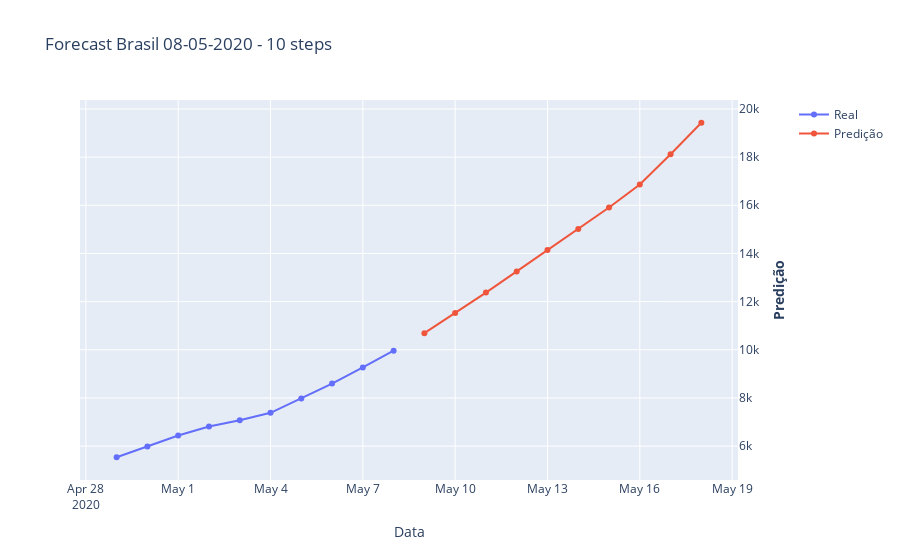

The notebook cell this image was saved under:
### Markdown cell above
Zoom nos últimos 10 dias e nos novos 10 dias, alem de melhor visualização dos intervalos de confiança.

Nota: O intervalo de confiança é de 95%

### Code cell
import plotly.graph_objects as go
from plotly.subplots import make_subplots
fig = make_subplots(specs=[[{"secondary_y": True}]])
fig.add_trace(
    go.Scatter(x=df_ultimos_10.index, y=df_ultimos_10['deaths'], name="Real"),
    secondary_y=True,
)
fig.add_trace(
    go.Scatter(x=pred.predicted_mean.index, y=pred.predicted_mean, name="Predição"),
    secondary_y=True,
)
fig.update_layout(
    title_text="Forecast Brasil 08-05-2020 - 10 steps ahead"
)
fig.update_xaxes(title_text="Data")
fig.update_yaxes(title_text="<b>Real</b>", secondary_y=False)
fig.update_yaxes(title_text="<b>Predição</b>", secondary_y=True)
fig.show()

### Figure 1 — Plotly figure (JSON) as saved in the notebook; plotly's stock layout.template omitted (floating-point values rounded to 4 significant figures)
{"data": [{"name": "Real", "type": "scatter", "x": ["2020-04-29T00:00:00", "2020-04-30T00:00:00", "2020-05-01T00:00:00", "2020-05-02T00:00:00", "2020-05-03T00:00:00", "2020-05-04T00:00:00", "2020-05-05T00:00:00", "2020-05-06T00:00:00", "2020-05-07T00:00:00", "2020-05-08T00:00:00"], "xaxis": "x", "y": [5537, 5980, 6439, 6810, 7077, 7381, 7972, 8597, 9268, 9960], "yaxis": "y2"}, {"name": "Predição", "type": "scatter", "x": ["2020-05-09T00:00:00", "2020-05-10T00:00:00", "2020-05-11T00:00:00", "2020-05-12T00:00:00", "2020-05-13T00:00:00", "2020-05-14T00:00:00", "2020-05-15T00:00:00", "2020-05-16T00:00:00", "2020-05-17T00:00:00", "2020-05-18T00:00:00"], "xaxis": "x", "y": [10690.0, 11530.0, 12370.0, 13250.0, 14140.0, 15020.0, 15910.0, 16860.0, 18120.0, 19430.0], "yaxis": "y2"}], "layout": {"title": {"text": "Forecast Brasil 08-05-2020 - 10 steps"}, "xaxis": {"anchor": "y", "domain": [0.0, 0.94], "title": {"text": "Data"}}, "yaxis": {"anchor": "x", "domain": [0.0, 1.0], "title": {"text": "<b>Real</b>"}}, "yaxis2": {"anchor": "x", "overlaying": "y", "side": "right", "title": {"text": "<b>Predição</b>"}}}}
